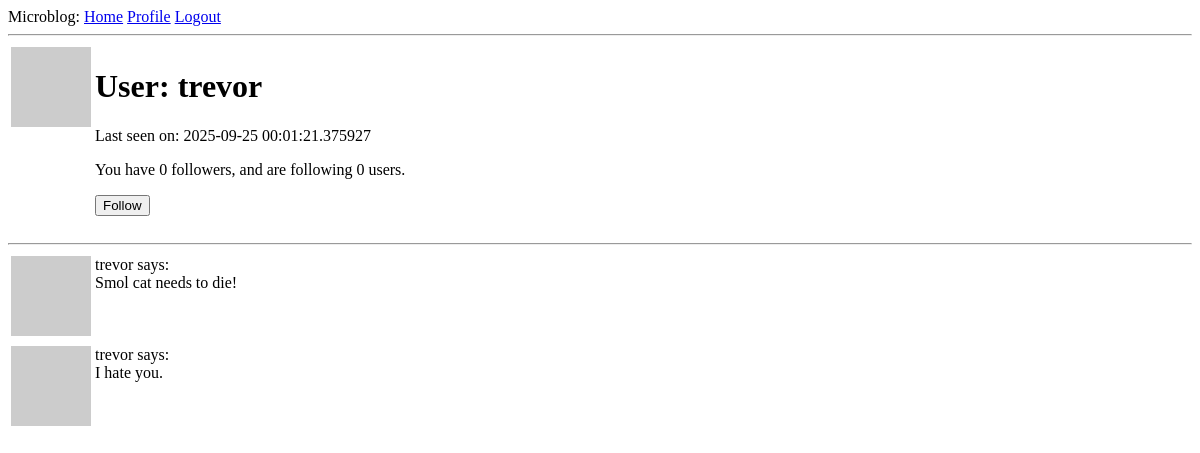
/user/trevor (signed in), run on an earlier commit of the app's database.
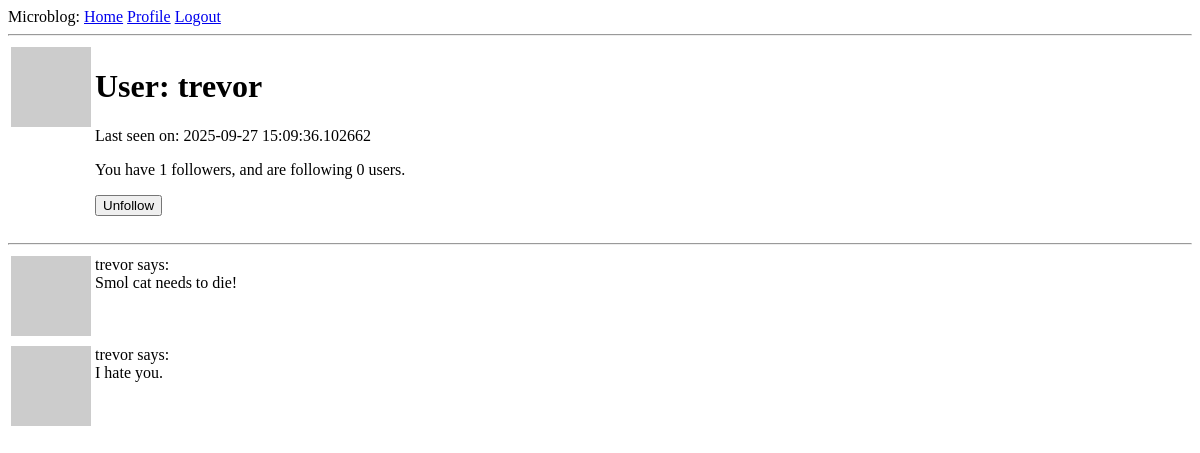
And on a later commit of the database.
### app/models.py (models this page shows, shortened)
class User(UserMixin, db.Model):
    id: so.Mapped[int] = so.mapped_column(primary_key=True)
    username: so.Mapped[str] = so.mapped_column(sa.String(64), index=True, unique=True)
    email: so.Mapped[str] = so.mapped_column(sa.String(120), index=True, unique=True)
    password_hash: so.Mapped[Optional[str]] = so.mapped_column(sa.String(256))
    posts: so.WriteOnlyMapped["Post"] = so.relationship(back_populates="author")
    about_me: so.Mapped[Optional[str]] = so.mapped_column(sa.String(140))
    last_seen: so.Mapped[Optional[datetime]] = so.mapped_column(
        default=lambda: datetime.now(timezone.utc)
    )
    def avatar(self, size):
        digest = md5(self.email.lower().encode("utf-8")).hexdigest()
        return f"https://www.gravatar.com/avatar/{digest}?d=identicon&s={size}"
    following: so.WriteOnlyMapped["User"] = so.relationship(
        secondary=followers,
        primaryjoin=(followers.c.follower_id == id),
        secondaryjoin=(followers.c.followed_id == id),
        back_populates="followers",
    )
    followers: so.WriteOnlyMapped["User"] = so.relationship(
        secondary=followers,
        primaryjoin=(followers.c.followed_id == id),
        secondaryjoin=(followers.c.follower_id == id),
        back_populates="following",
    )
    def is_following(self, user):
        query = self.following.select().where(User.id == user.id)
        return db.session.scalar(query) is not None
    def followers_count(self):
        query = sa.select(sa.func.count()).select_from(
            self.followers.select().subquery()
        )
        return db.session.scalar(query)
    def following_count(self):
        query = sa.select(sa.func.count()).select_from(
            self.following.select().subquery()
        )
        return db.session.scalar(query)

### app/routes.py (the view)
@app.route("/user/<username>")
@login_required
def user(username):
    user = db.first_or_404(sa.select(User).where(User.username == username))
    posts = [
        {"author": user, "body": "Smol cat needs to die!"},
        {"author": user, "body": "I hate you."},
    ]
    form = EmptyForm()
    return render_template("user.html", user=user, posts=posts, form=form)

### app/forms.py
class EmptyForm(FlaskForm):
    submit = SubmitField("Submit")

### app/models.py (called while the page is built)
@login.user_loader
def load_user(id):
    return db.session.get(User, int(id))

### app/routes.py (called while the page is built)
@app.before_request
def before_request():
    if current_user.is_authenticated:
        current_user.last_seen = datetime.now(timezone.utc)
        db.session.commit()

### app/templates/user.html (shortened to what this page needs)
{% extends "base.html" %} {% block content %}
<table>
  <tr valign="top">
    <td><img src="{{ user.avatar(128) }}" alt="sucks to suck" /></td>
    <td>
      <h1>User: {{ user.username }}</h1>
      {% if user.last_seen %}
      <p>Last seen on: {{ user.last_seen }}</p>
      {% endif %}
      <p> You have {{ user.followers_count() }} followers, and are following {{ user.following_count() }} users.</p>
      {% if user == current_user %}
      <p><a href="{{ url_for('edit_profile' )}}">Edit your profile</a></p>
      {% elif not current_user.is_following(user) %}
      <p>
      <form action="{{ url_for('follow', username=user.username) }}" method="post">
        {{ form.submit(value='Follow') }}
      </form>
      </p>
      {% else %}
      <p>
      <form action="{{ url_for('unfollow', username=user.username) }}" method="post">
        {{ form.submit(value="Unfollow")}}
      </form>
      </p>
      {% endif %}
    </td>
  </tr>
</table>
<hr />
{% for post in posts %} {% include "_post.html" %} {% endfor %} {% endblock %}

### app/templates/base.html (shortened to what this page needs)
<!doctype html>
<html>
  <head>
  </head>
  <body>
    <div>
      Microblog:
      <a href="{{ url_for('index')}}">Home</a>
      {% if current_user.is_anonymous %}
      <a href="{{ url_for('login')}}">Login</a>
      {% else %}
      <a href="{{ url_for('user', username=current_user.username)}}">Profile</a>
      <a href="{{ url_for('logout')}}">Logout</a>
      {% endif %}
    </div>
    <hr />
     {% block content %}{% endblock %}
  </body>
</html>

### app/templates/_post.html
<table>
  <tr valign="top">
    <td><img src="{{ post.author.avatar(36) }}" alt="" /></td>
    <td>{{ post.author.username }} says: <br />{{ post.body }}</td>
  </tr>
</table>

What changed in the data, as far as the page shows it:
changed User "trevor": last_seen "2025-09-25 00:01:21.375927" → "2025-09-27 15:09:36.102662"
Also different on the page:
{{ user.followers_count() }}: "0" → "1"
form field submit: (not shown) → "Unfollow"
form field submit: "Follow" → (not shown)
